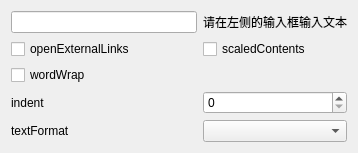
<?xml version="1.0" encoding="UTF-8"?>
<ui version="4.0">
 <class>DisplaysClass</class>
 <widget class="QWidget" name="DisplaysClass">
  <property name="geometry">
   <rect>
    <x>0</x>
    <y>0</y>
    <width>358</width>
    <height>146</height>
   </rect>
  </property>
  <property name="windowTitle">
   <string>DisplaysClass</string>
  </property>
  <layout class="QGridLayout" name="gridLayout" columnstretch="1,0">
   <item row="0" column="1">
    <widget class="QLabel" name="label_display">
     <property name="text">
      <string>请在左侧的输入框输入文本</string>
     </property>
    </widget>
   </item>
   <item row="1" column="1">
    <widget class="QCheckBox" name="check_scaled">
     <property name="text">
      <string>scaledContents</string>
     </property>
    </widget>
   </item>
   <item row="4" column="0">
    <widget class="QLabel" name="label_2">
     <property name="text">
      <string>textFormat</string>
     </property>
    </widget>
   </item>
   <item row="4" column="1">
    <widget class="QComboBox" name="combo_format"/>
   </item>
   <item row="3" column="1">
    <widget class="QSpinBox" name="spin_indent"/>
   </item>
   <item row="1" column="0">
    <widget class="QCheckBox" name="check_links">
     <property name="text">
      <string>openExternalLinks</string>
     </property>
    </widget>
   </item>
   <item row="2" column="0">
    <widget class="QCheckBox" name="check_wordWrap">
     <property name="text">
      <string>wordWrap</string>
     </property>
    </widget>
   </item>
   <item row="0" column="0">
    <widget class="QLineEdit" name="lineEdit"/>
   </item>
   <item row="3" column="0">
    <widget class="QLabel" name="label_4">
     <property name="text">
      <string>indent</string>
     </property>
    </widget>
   </item>
  </layout>
 </widget>
 <layoutdefault spacing="6" margin="11"/>
 <resources/>
 <connections/>
</ui>
